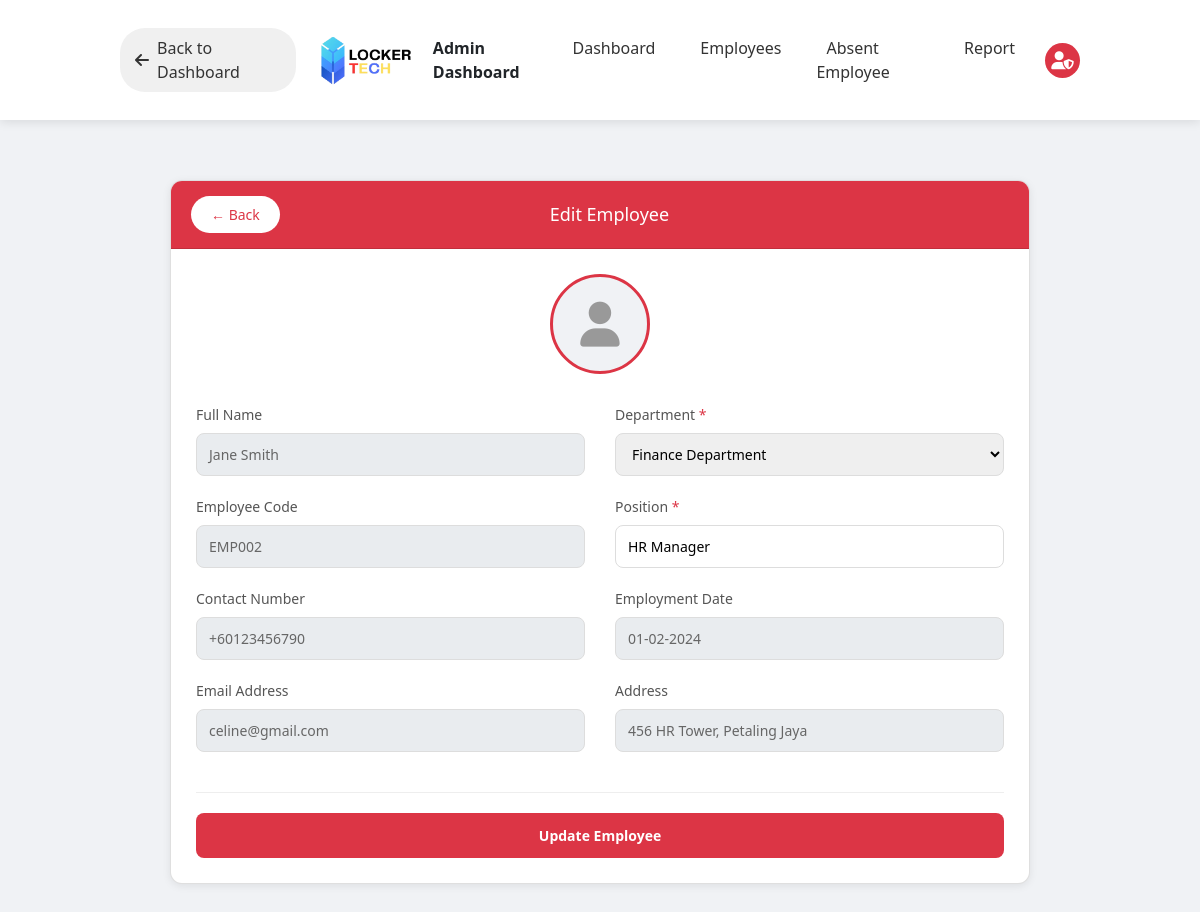
Before: /TSE_PROJECT/Admin/edit_employee.php?id=2 (signed in) with the older database file.
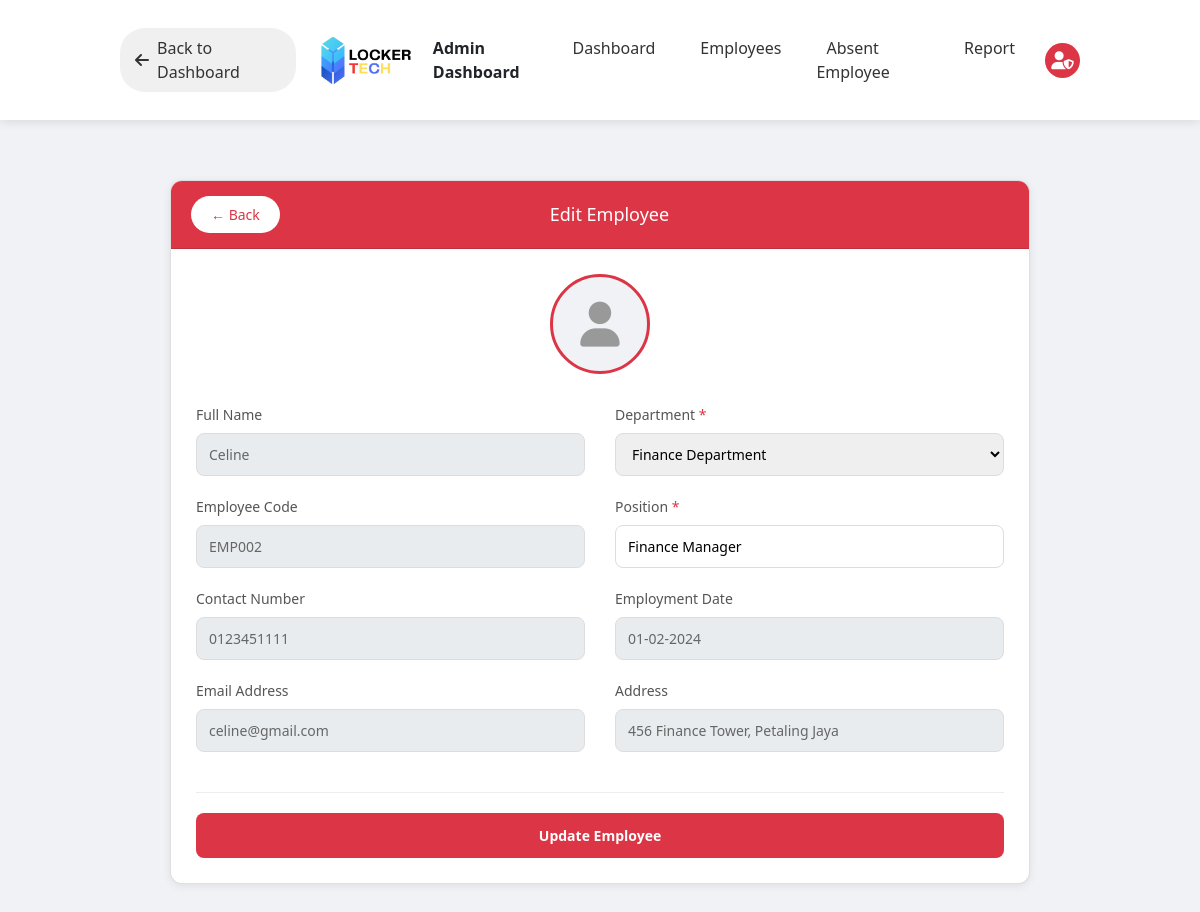
After: the same page with the newer database file.
### tables this page shows
CREATE TABLE `employees` (
  `employee_id` int(11) NOT NULL,
  `user_id` int(11) NOT NULL,
  `employee_code` varchar(50) NOT NULL,
  `department` varchar(100) NOT NULL,
  `position` varchar(100) NOT NULL,
  `employment_date` date NOT NULL,
  `contact_number` varchar(20) DEFAULT NULL,
  `address` text DEFAULT NULL,
  `qr_code` varchar(255) DEFAULT NULL
);

CREATE TABLE `users` (
  `user_id` int(11) NOT NULL,
  `email` varchar(100) NOT NULL,
  `password` varchar(255) NOT NULL,
  `name` varchar(100) NOT NULL,
  `role` enum('employee','admin') NOT NULL,
  `profile_picture` varchar(255) DEFAULT NULL,
  `status` enum('Active','Inactive') DEFAULT 'Active',
  `last_login` datetime DEFAULT NULL,
  `created_at` timestamp NOT NULL DEFAULT current_timestamp(),
  `updated_at` timestamp NOT NULL DEFAULT current_timestamp() ON UPDATE current_timestamp()
);

### TSE_PROJECT/Admin/edit_employee.php (the view, shortened to what this page needs)
<?php
include '../db_connection.php';
include 'header_admin.php';
$employee_id = isset($_GET['id']) ? intval($_GET['id']) : 0;
$query = "SELECT u.*, e.* FROM users u
          JOIN employees e ON u.user_id = e.user_id
          WHERE e.employee_id = '$employee_id'";
$result = mysqli_query($conn, $query);
$employee = mysqli_fetch_assoc($result);
$department_error = '';
$position_error = '';
?>
<!DOCTYPE html>
<html lang="en">
<head>
    <link rel="stylesheet" href="edit_employee.css">
</head>
<body>
<div class="main-container">
    <div class="card">
        <div class="card-header">
            <a href="employee_list.php" class="btn-back">← Back</a>
            <h5>Edit Employee</h5>
        </div>
        <div class="card-body">
            <form method="POST" action="" id="editEmployeeForm">
                <div class="profile-section">
                    <div class="profile-picture">
                        <?php
                        $profile_pic_path = "../profile_picture/" . ($employee['profile_picture'] ?? '');
                        $has_profile = !empty($employee['profile_picture']) && file_exists($profile_pic_path);
                        ?>
                        <?php if($has_profile): ?>
                            <img src="<?php echo $profile_pic_path; ?>" alt="Profile" class="profile-img">
                        <?php else: ?>
                            <div class="profile-placeholder">
                                <i class="fas fa-user"></i>
                            </div>
                        <?php endif; ?>
                    </div>
                </div>
                <div class="form-layout">
                    <div class="form-left">
                        <div class="form-group">
                            <label>Full Name</label>
                            <div class="readonly-field"><?php echo htmlspecialchars($employee['name']); ?></div>
                        </div>
                        <div class="form-group">
                            <label>Employee Code</label>
                            <div class="readonly-field"><?php echo htmlspecialchars($employee['employee_code']); ?></div>
                        </div>
                        <div class="form-group">
                            <label>Contact Number</label>
                            <div class="readonly-field"><?php echo htmlspecialchars($employee['contact_number'] ?? '-'); ?></div>
                        </div>
                        <div class="form-group">
                            <label>Email Address</label>
                            <div class="readonly-field"><?php echo htmlspecialchars($employee['email']); ?></div>
                        </div>
                    </div>
                    <div class="form-right">
                        <div class="form-group">
                            <label>Department <span class="required">*</span></label>
                            <select name="department" id="department"
                                    class="<?php echo $department_error ? 'error-field' : ''; ?>">
                                <option value="Finance Department" <?php echo ($employee['department'] == 'Finance Department') ? 'selected' : ''; ?>>Finance Department</option>
                            </select>
                        </div>
                        <div class="form-group">
                            <label>Position <span class="required">*</span></label>
                            <input type="text" name="position" id="position"
                                   value="<?php echo htmlspecialchars($employee['position']); ?>"
                                   placeholder="e.g., Software Engineer"
                                   class="<?php echo $position_error ? 'error-field' : ''; ?>">
                        </div>
                        <div class="form-group">
                            <label>Employment Date</label>
                            <div class="readonly-field"><?php echo date('d-m-Y', strtotime($employee['employment_date'])); ?></div>
                        </div>
                        <div class="form-group">
                            <label>Address</label>
                            <div class="readonly-field"><?php echo htmlspecialchars($employee['address'] ?? '-'); ?></div>
                        </div>
                    </div>
                </div>
                <div class="form-actions">
                    <button type="submit" class="btn-submit">
                        Update Employee
                    </button>
                </div>
            </form>
        </div>
    </div>
</div>
</body>
</html>

Changed rows visible on the page:
changed employees "EMP002": user.name "Jane Smith" → "Celine"; contact_number "+60123456790" → "0123451111"; position "HR Manager" → "Finance Manager"; address "456 HR Tower, Petaling Jaya" → "456 Finance Tower, Petaling Jaya"
